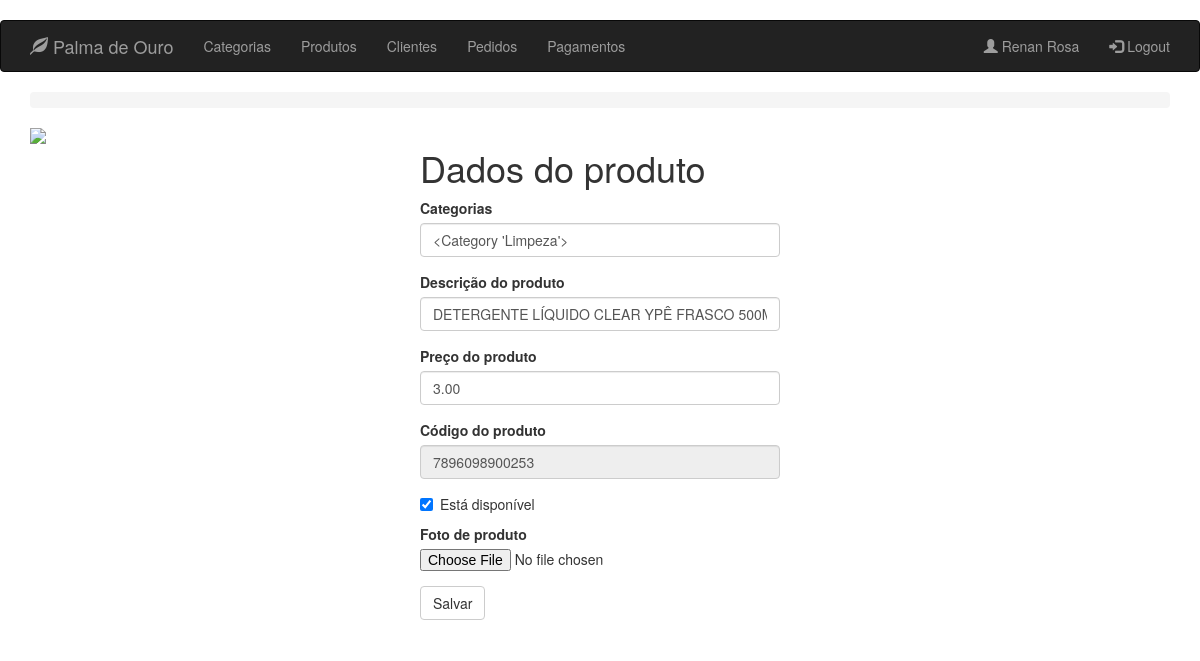
The app's page /product/1/update (signed in), older data.
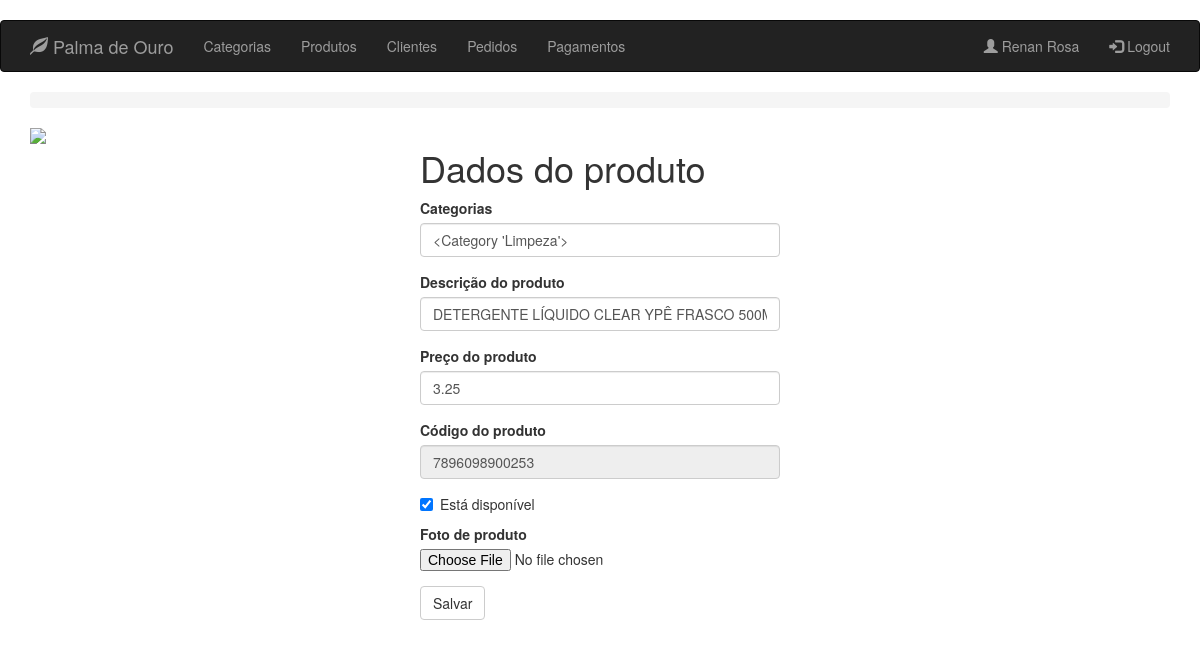
The same page, newer data.
### app/models.py (models this page shows, shortened)
class Product(db.Model):
    __tablename__ = 'products'
    id = db.Column(db.Integer, primary_key=True)
    description = db.Column(db.String(64))
    image_file = db.Column(db.String(32), default='default.jpg')
    unit_cost = db.Column(db.Numeric(6, 2), nullable=False)
    is_available = db.Column(db.Boolean, nullable=False)
    code = db.Column(db.String(13), unique=True, nullable=False)
    category_id = db.Column(db.Integer, ForeignKey('categories.id'), nullable=False)
    category = relationship("Category", backref=backref('products', order_by=description))
    __table_args__ = (CheckConstraint(unit_cost >= 0.00, name='unit_cost_positive'),)

### app/routes/product/routes.py (the view)
@blueprint_product.route('/product/<int:id>/update', methods=["GET", 'POST'])
@register_breadcrumb(blueprint_product, '.id', '', dynamic_list_constructor=view_category_dlc)
@login_required
def update_product(id):
    product = Product.query.filter_by(id=id).one()
    form = UpdateProductForm(categories=product.category)
    if form.validate_on_submit():
        if form.picture.data:
            picture_file = save_picture(form.picture.data)
            product.image_file = picture_file
        product.category = form.categories.data
        product.description = form.description.data
        product.unit_cost = form.unit_cost.data
        product.is_available = form.is_available.data
        db.session.add(product)
        db.session.commit()
        flash('Produto atualizada com sucesso.', 'success')
        return redirect(url_for('blueprint_product.update_product', id=product.id))
    elif request.method == 'GET':
        form.description.data = product.description
        form.unit_cost.data = product.unit_cost
        form.code.data = product.code
        form.is_available.data = product.is_available
    image_file = url_for('static', filename='product_pic/' + product.image_file)
    return render_template('product/edit.html', form=form, image_file=image_file)

### app/routes/product/forms.py
class UpdateProductForm(FlaskForm):
    categories = QuerySelectField('Categorias',
                                  query_factory=enabled_categories, allow_blank=False,
                                  get_label='title', get_pk=lambda c: c.id,
                                  blank_text=u'Selecione uma categoria...')
    description = StringField('Descrição do produto', validators=[Length(min=3, max=64), Regexp(
        '^([A-Za-z0-9\u00C0-\u00D6\u00D8-\u00f6\u00f8-\u00ff\s\.\-]*)$')])
    unit_cost = DecimalField('Preço do produto', validators=[NumberRange(min=0.5, max=100.0)])
    code = StringField('Código do produto', render_kw={'disabled': ''})
    is_available = BooleanField("Está disponível")
    picture = FileField('Foto de produto', validators=[FileAllowed(['jpg', 'png'])])
    submit = SubmitField('Salvar')

### app/models.py (called while the page is built)
@login_manager.user_loader
def load_user(id):
    return Clerk.query.get(id)

    def __repr__(self) -> str:
        return '<Category %r>' % self.title

### app/templates/product/edit.html (shortened to what this page needs)
{% extends "base.html" %}
{% import "bootstrap/wtf.html" as wtf %}
{% block page_content %}
<div class="row">
    <div class="col-md-4 ">
        <div class="content-section">
            <div class="media">
                <img class="rounded-circle account-img" src="{{ image_file }}">
            </div>
        </div>
    </div>
    <div class="col-md-4 ">
        <h1 class="titulo-principal">Dados do produto</h1>
        <form method="POST" action="" enctype="multipart/form-data">
            {{ wtf.quick_form(form) }}
        </form>
    </div>
</div>
{% endblock %}

Row changes from the older to the newer data that the page shows:
changed Product "DETERGENTE LÍQUIDO CLEAR YPÊ FRASCO 500ML": unit_cost "3.00" → "3.25"
